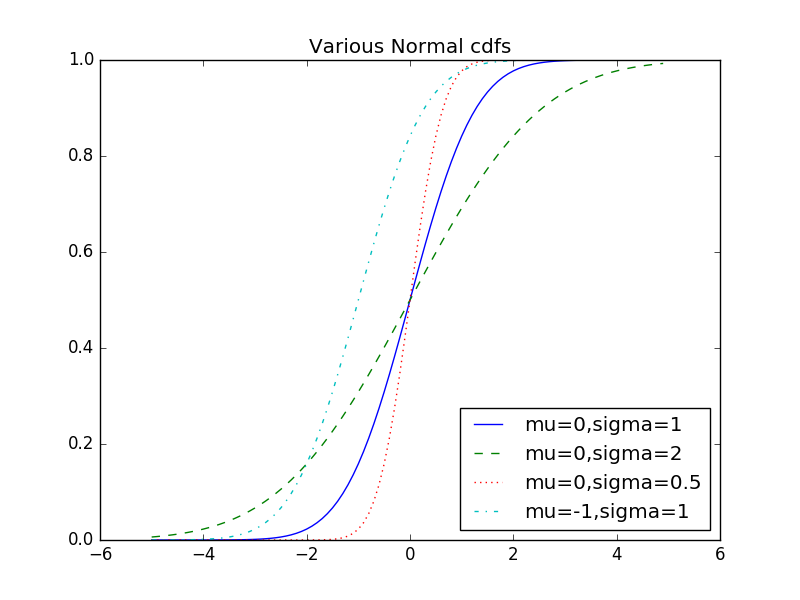

Source code (Python):
import matplotlib.pyplot as plt
import math

def normal_cdf(x, mu=0,sigma=1):
	return (1 + math.erf((x - mu) / math.sqrt(2) / sigma)) / 2


xs = [x / 10.0 for x in range(-50, 50)]
plt.plot(xs,[normal_cdf(x,sigma=1) for x in xs],'-',label='mu=0,sigma=1')
plt.plot(xs,[normal_cdf(x,sigma=2) for x in xs],'--',label='mu=0,sigma=2')
plt.plot(xs,[normal_cdf(x,sigma=0.5) for x in xs],':',label='mu=0,sigma=0.5')
plt.plot(xs,[normal_cdf(x,mu=-1) for x in xs],'-.',label='mu=-1,sigma=1')
plt.legend(loc=4) # bottom right
plt.title("Various Normal cdfs")
plt.savefig("cumulative_distribution.png")
plt.show()